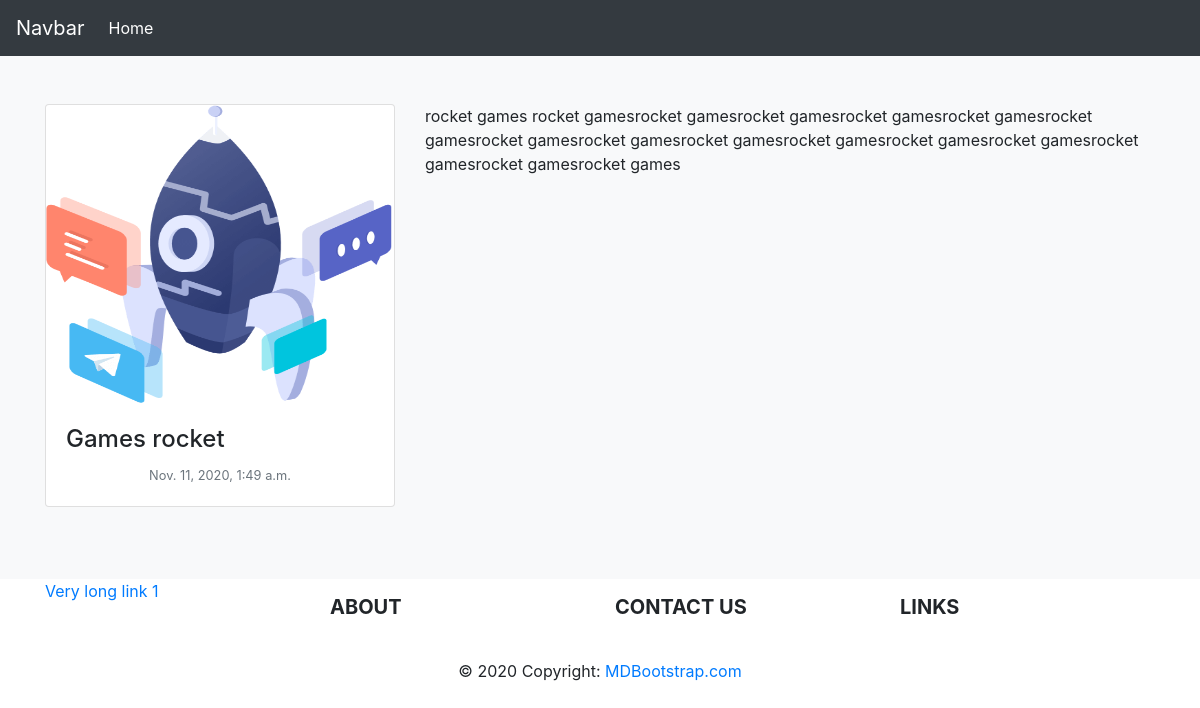
/games-rocket/, run on the app's committed database.
### core/models.py (models this page shows, shortened)
class Core(models.Model):
    title = models.CharField(max_length=200)
    excpert = models.TextField(null=True)
    author = models.ForeignKey(User , on_delete=models.CASCADE)
    slug = models.SlugField(max_length=200 , unique=True)
    image = models.ImageField(upload_to ='uploads/')
    updated = models.DateTimeField(auto_now=True)
    puplished = models.DateTimeField(default=timezone.now)
    class Meta:
        ordering = ['-puplished']
        verbose_name_plural = 'Core'

### core/views.py (the view)
class SinglelView(DetailView):
    model = Core
    template_name = "core/single.html"
    context_object_name = 'post'

### templates/core/single.html
{% extends 'core/base.html' %}
{% block content%}
<div class="album py-5 bg-light">
    <div class="container">
        <div class="row">
            <div class="col-md-4">
                <div class="card mb-4 box-shadow">
                    <img class='card-img-top' src='{{post.image.url}}' alt='card image cap' width="500" height="300">
                    <div class="card-body">
                        <h4 class="">{{post.title}}</h4>
                        <div class="d-flex justify-content-center align-items-center">
                            <div class="">
                                <small class="text-muted">{{post.puplished}}</small>
                            </div>
                        </div>
                    </div>
                </div>
            </div>
            <div class="col-md-8">
                <p>{{post.excpert}}</p>
            </div>
        </div>
    </div>
</div>
{% endblock%}

### data on the page
Core: image (picture), title "Games rocket", puplished "Nov. 11, 2020, 1:49 a.m.", excpert "rocket games rocket gamesrocket gamesrocket gamesrocket gamesrocket gamesrocket gamesrocket gamesrocket gamesrocket gamesrocket gamesrocket gamesrocket gamesrocket gamesrocket gamesrocket games"
